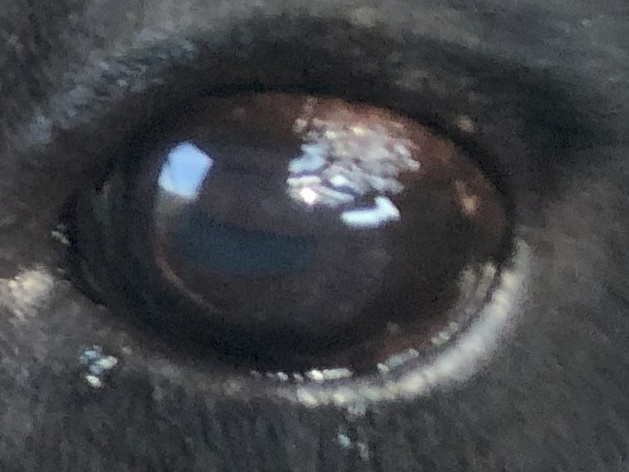
#> input picture outputs/eye_crops_smoke/healthy/2 (10).jpg, 629 x 472 px; its folder holds 4 pictures in this run
$ python explore_dataset.py
#> lines starting #> are read from the running program, lines starting #| are printed output that depends on the picture
### src/step1/config.py
"""
Shared configuration for the Step 1 eye-cropping pipeline.

All paths are relative to the project root (Pink_Eye/).
Edit the constants below to adjust the pipeline behaviour without
touching individual scripts.
"""

from pathlib import Path

# ── Project root ──────────────────────────────────────────────────────────────
PROJECT_ROOT = Path(__file__).resolve().parents[2]

# ── Source dataset ────────────────────────────────────────────────────────────
SOURCE_DATA_DIR = PROJECT_ROOT / "data" / "Labeled Cow Eyes Data"
CLASS_NAMES = ["healthy", "pinkeye"]
IMAGE_EXTENSIONS = {".jpg", ".jpeg", ".png", ".bmp", ".tif", ".tiff"}

# Optional animal-ID metadata CSV.  If this file exists and contains an
# ``animal_id`` column, build_detection_dataset.py will use group-aware
# splitting so that images of the same animal stay in the same fold.
# Set to None or leave the file absent to fall back to stratified splitting.
ANIMAL_ID_CSV: Path | None = PROJECT_ROOT / "data" / "animal_ids.csv"

# ── Annotation ────────────────────────────────────────────────────────────────
ANNOTATIONS_DIR = PROJECT_ROOT / "data" / "annotations"

ANNOTATION_RULE = (
    "ANNOTATION RULE\n"
    "  - Draw ONE bounding box around the visible eye region.\n"
    "  - Include the eyeball / cornea and a small amount of surrounding\n"
    "    eyelid tissue.\n"
    "  - Do NOT include excessive background, ears, or hair.\n"
    "  - Keep the annotation style consistent across ALL images\n"
    "    (both healthy and pinkeye).\n"
    "  - When in doubt, prefer a slightly larger box over cutting off\n"
    "    disease signs."
)

# ── YOLO detection dataset ────────────────────────────────────────────────────
DETECTION_DATASET_DIR = PROJECT_ROOT / "detection_dataset"
YOLO_CONFIG_PATH = DETECTION_DATASET_DIR / "eye_detection.yaml"

TRAIN_RATIO = 0.70
VAL_RATIO = 0.15
TEST_RATIO = 0.15

# ── YOLO model selection ──────────────────────────────────────────────────────
# Default baseline detector.  Change to "yolov8s.pt" for comparison.
#   yolov8n.pt  –  nano   (baseline, fast, lower capacity)
#   yolov8s.pt  –  small  (comparison, more capacity)
YOLO_MODEL = str(PROJECT_ROOT / "models" / "yolo" / "yolov8n.pt")

# ── Detection settings ────────────────────────────────────────────────────────
DETECTION_CLASS_ID = 0
DETECTION_CLASS_NAME = "eye"
TRAIN_IMGSZ = 640
TRAIN_EPOCHS = 100
TRAIN_PATIENCE = 15  # early-stopping patience

# ── Inference / cropping ──────────────────────────────────────────────────────
# Default confidence threshold.  Scripts also accept --conf to override.
CONFIDENCE_THRESHOLD = 0.25
CROP_PADDING_FRACTION = 0.10  # 10 % padding around predicted box

# ── Output directories ────────────────────────────────────────────────────────
OUTPUTS_DIR = PROJECT_ROOT / "outputs"
DETECTOR_DIR = OUTPUTS_DIR / "detector"
DETECTOR_WEIGHTS_DIR = DETECTOR_DIR / "weights"
DETECTOR_VALIDATION_DIR = DETECTOR_DIR / "validation"

# Two crop output trees: predicted boxes vs ground-truth boxes
EYE_CROPS_PRED_DIR = OUTPUTS_DIR / "eye_crops_pred"
EYE_CROPS_GT_DIR = OUTPUTS_DIR / "eye_crops_gt"

METADATA_DIR = OUTPUTS_DIR / "metadata"

# ── Reproducibility ──────────────────────────────────────────────────────────
RANDOM_SEED = 42


# ── Helpers ───────────────────────────────────────────────────────────────────

# [14 lines left out: function ensure_dirs, not called in this run]


def get_source_images() -> list[tuple[Path, str]]:
    """Return a list of (image_path, class_label) for every source image."""
    images = []
    for cls in CLASS_NAMES:
        cls_dir = SOURCE_DATA_DIR / cls
        if not cls_dir.exists():
            continue
        for p in sorted(cls_dir.iterdir()):
            if p.suffix.lower() in IMAGE_EXTENSIONS:
                images.append((p, cls))
    return images


# [12 lines left out: function find_source_image, not called in this run]

### src/step1/explore_dataset.py
#!/usr/bin/env python3
"""
Step 1.1 – Explore the source cattle-image dataset.

Prints per-class counts, image dimension statistics, class-imbalance
ratio, and saves a sample grid.

Usage:
    python -m src.step1.explore_dataset
"""

import cv2
import matplotlib
matplotlib.use("Agg")
import matplotlib.pyplot as plt
import numpy as np

from src.step1.config import (
    CLASS_NAMES,
    OUTPUTS_DIR,
    get_source_images,
)


def collect_stats(images: list) -> dict:
    stats: dict[str, list] = {cls: [] for cls in CLASS_NAMES}
    for path, label in images:
        img = cv2.imread(str(path))
        if img is None:
            print(f"  [WARN] Cannot read: {path}")
            continue
        h, w = img.shape[:2]
        stats[label].append({"path": path, "width": w, "height": h})
    return stats


def print_summary(stats: dict) -> None:
    print("=" * 65)
    print("SOURCE DATASET SUMMARY")
    print("=" * 65)
    counts = {}
    total = 0
    for cls in CLASS_NAMES:
        entries = stats[cls]
        n = len(entries)
        counts[cls] = n
        total += n
        if n == 0:
            print(f"  {cls:>10s}: 0 images")
            continue
        widths = [e["width"] for e in entries]
        heights = [e["height"] for e in entries]
        print(f"  {cls:>10s}: {n:>4d} images  |  "
              f"W: {min(widths)}-{max(widths)} (mean {np.mean(widths):.0f})  |  "
              f"H: {min(heights)}-{max(heights)} (mean {np.mean(heights):.0f})")
    print(f"  {'TOTAL':>10s}: {total:>4d} images")

    if len(counts) == 2 and all(v > 0 for v in counts.values()):
        vals = list(counts.values())
        ratio = max(vals) / min(vals)
        minority = min(counts, key=counts.get)
        print(f"\n  Class imbalance ratio: {ratio:.1f}:1  (minority = {minority})")
    print("=" * 65)


def save_sample_grid(stats: dict, n_per_class: int = 4) -> None:
    fig, axes = plt.subplots(len(CLASS_NAMES), n_per_class,
                             figsize=(4 * n_per_class, 4 * len(CLASS_NAMES)))
    if len(CLASS_NAMES) == 1:
        axes = [axes]

    rng = np.random.default_rng(42)
    for row, cls in enumerate(CLASS_NAMES):
        entries = stats[cls]
        chosen = rng.choice(len(entries), size=min(n_per_class, len(entries)), replace=False)
        for col in range(n_per_class):
            ax = axes[row][col]
            if col < len(chosen):
                e = entries[chosen[col]]
                img = cv2.cvtColor(cv2.imread(str(e["path"])), cv2.COLOR_BGR2RGB)
                ax.imshow(img)
                ax.set_title(f"{cls}\n{e['width']}x{e['height']}", fontsize=9)
            ax.axis("off")

    plt.suptitle("Sample Images from Source Dataset", fontsize=14, y=1.02)
    plt.tight_layout()
    out = OUTPUTS_DIR / "sample_grid.png"
    out.parent.mkdir(parents=True, exist_ok=True)
    fig.savefig(str(out), dpi=150, bbox_inches="tight")
    plt.close(fig)
    print(f"Sample grid saved to {out}")


def main() -> None:
    images = get_source_images()
    if not images:
        print("No source images found. Check SOURCE_DATA_DIR in config.py.")
        return

    stats = collect_stats(images)
#> in collect_stats, img is the input picture: shape (472, 629, 3); mean B, G, R 70.1, 66.6, 65.1
#> stats = 2 items
    print_summary(stats)
#> the loop in print_summary, `for cls in CLASS_NAMES:` made 2 passes
#> (n, total, widths, heights) on pass 1: (4, 4, [629, 641, 664, 922], [472, 528, 624, 569])
#> (n, total) on pass 2: (0, 4)
#|      healthy:    4 images  |  W: 629-922 (mean 714)  |  H: 472-624 (mean 548)
#> after the loop in print_summary, `for cls in CLASS_NAMES:`: counts = {'healthy': 4, 'pinkeye': 0}; total = 4
#|        TOTAL:    4 images
    save_sample_grid(stats)
#> in save_sample_grid, `entries = stats[cls]`: entries = 4 items
#> in save_sample_grid, `chosen = rng.choice(len(entries), size=min(n_per_class, len(entries)),..`: chosen = [0, 2, 3, 1]
#> in save_sample_grid, `e = entries[chosen[col]]`: e = 3 items
#> in save_sample_grid, `fig.savefig(str(out), dpi=150, bbox_inches="tight")`:
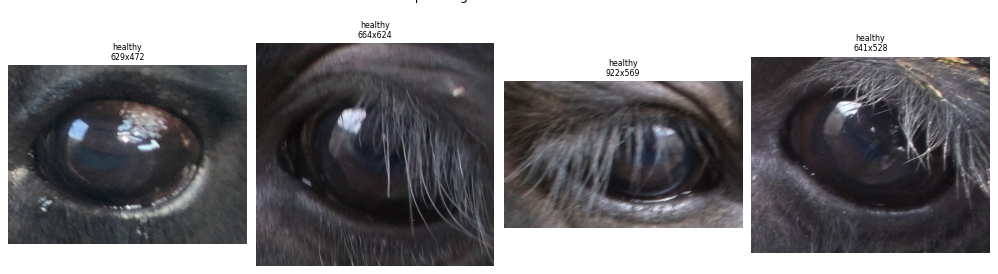
#> figure drawn by matplotlib, 4 panels


if __name__ == "__main__":
    main()
